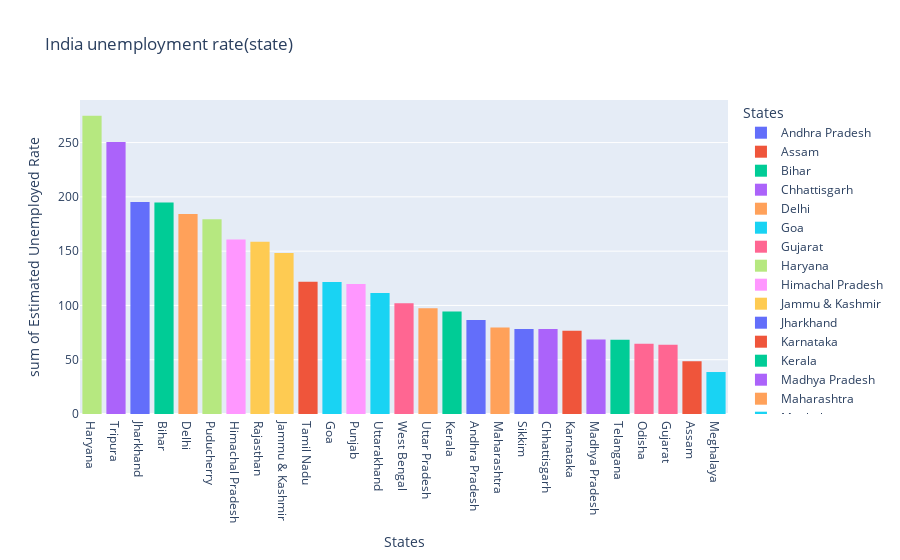

The notebook cell saved with this chart:
### Code cell
fg=px.histogram(data,x='States',y='Estimated Unemployed Rate',title='India unemployment rate(state)',template='plotly',color='States')
fg.update_layout(xaxis={'categoryorder':'total descending'})
fg.show()

### Figure 1 — Plotly figure (JSON) as saved in the notebook; plotly's stock layout.template omitted (floating-point values rounded to 4 significant figures)
{"data": [{"alignmentgroup": "True", "bingroup": "x", "histfunc": "sum", "hovertemplate": "States=%{x}<br>sum of Estimated Unemployed Rate=%{y}<extra></extra>", "legendgroup": "Andhra Pradesh", "marker": {"color": "#636efa", "pattern": {"shape": ""}}, "name": "Andhra Pradesh", "offsetgroup": "Andhra Pradesh", "orientation": "v", "showlegend": true, "type": "histogram", "x": ["Andhra Pradesh", "Andhra Pradesh", "Andhra Pradesh", "Andhra Pradesh", "Andhra Pradesh", "Andhra Pradesh", "Andhra Pradesh", "Andhra Pradesh", "Andhra Pradesh", "Andhra Pradesh"], "xaxis": "x", "y": [5.48, 5.83, 5.79, 20.51, 17.43, 3.31, 8.34, 6.96, 6.4, 6.59], "yaxis": "y"}, {"alignmentgroup": "True", "bingroup": "x", "histfunc": "sum", "hovertemplate": "States=%{x}<br>sum of Estimated Unemployed Rate=%{y}<extra></extra>", "legendgroup": "Assam", "marker": {"color": "#EF553B", "pattern": {"shape": ""}}, "name": "Assam", "offsetgroup": "Assam", "orientation": "v", "showlegend": true, "type": "histogram", "x": ["Assam", "Assam", "Assam", "Assam", "Assam", "Assam", "Assam", "Assam", "Assam", "Assam"], "xaxis": "x", "y": [4.66, 4.41, 4.77, 11.06, 9.55, 0.6, 3.77, 5.53, 1.19, 3.02], "yaxis": "y"}, {"alignmentgroup": "True", "bingroup": "x", "histfunc": "sum", "hovertemplate": "States=%{x}<br>sum of Estimated Unemployed Rate=%{y}<extra></extra>", "legendgroup": "Bihar", "marker": {"color": "#00cc96", "pattern": {"shape": ""}}, "name": "Bihar", "offsetgroup": "Bihar", "orientation": "v", "showlegend": true, "type": "histogram", "x": ["Bihar", "Bihar", "Bihar", "Bihar", "Bihar", "Bihar", "Bihar", "Bihar", "Bihar", "Bihar"], "xaxis": "x", "y": [10.61, 10.29, 15.43, 46.64, 45.96, 17.82, 12.79, 13.44, 11.91, 9.82], "yaxis": "y"}, {"alignmentgroup": "True", "bingroup": "x", "histfunc": "sum", "hovertemplate": "States=%{x}<br>sum of Estimated Unemployed Rate=%{y}<extra></extra>", "legendgroup": "Chhattisgarh", "marker": {"color": "#ab63fa", "pattern": {"shape": ""}}, "name": "Chhattisgarh", "offsetgroup": "Chhattisgarh", "orientation": "v", "showlegend": true, "type": "histogram", "x": ["Chhattisgarh", "Chhattisgarh", "Chhattisgarh", "Chhattisgarh", "Chhattisgarh", "Chhattisgarh", "Chhattisgarh", "Chhattisgarh", "Chhattisgarh", "Chhattisgarh"], "xaxis": "x", "y": [9.65, 8.38, 7.54, 3.41, 10.5, 14.23, 10.27, 5.63, 1.96, 6.62], "yaxis": "y"}, {"alignmentgroup": "True", "bingroup": "x", "histfunc": "sum", "hovertemplate": "States=%{x}<br>sum of Estimated Unemployed Rate=%{y}<extra></extra>", "legendgroup": "Delhi", "marker": {"color": "#FFA15A", "pattern": {"shape": ""}}, "name": "Delhi", "offsetgroup": "Delhi", "orientation": "v", "showlegend": true, "type": "histogram", "x": ["Delhi", "Delhi", "Delhi", "Delhi", "Delhi", "Delhi", "Delhi", "Delhi", "Delhi", "Delhi"], "xaxis": "x", "y": [22.23, 14.84, 17.04, 16.68, 42.27, 18.19, 20.3, 13.79, 12.53, 6.27], "yaxis": "y"}, {"alignmentgroup": "True", "bingroup": "x", "histfunc": "sum", "hovertemplate": "States=%{x}<br>sum of Estimated Unemployed Rate=%{y}<extra></extra>", "legendgroup": "Goa", "marker": {"color": "#19d3f3", "pattern": {"shape": ""}}, "name": "Goa", "offsetgroup": "Goa", "orientation": "v", "showlegend": true, "type": "histogram", "x": ["Goa", "Goa", "Goa", "Goa", "Goa", "Goa", "Goa", "Goa", "Goa", "Goa"], "xaxis": "x", "y": [8.89, 2.81, 5.25, 13.31, 21.25, 9.96, 17.07, 16.21, 15.38, 11.54], "yaxis": "y"}, {"alignmentgroup": "True", "bingroup": "x", "histfunc": "sum", "hovertemplate": "States=%{x}<br>sum of Estimated Unemployed Rate=%{y}<extra></extra>", "legendgroup": "Gujarat", "marker": {"color": "#FF6692", "pattern": {"shape": ""}}, "name": "Gujarat", "offsetgroup": "Gujarat", "orientation": "v", "showlegend": true, "type": "histogram", "x": ["Gujarat", "Gujarat", "Gujarat", "Gujarat", "Gujarat", "Gujarat", "Gujarat", "Gujarat", "Gujarat", "Gujarat"], "xaxis": "x", "y": [5.54, 6.38, 6.66, 18.71, 12.11, 3.2, 1.84, 1.87, 3.42, 4.03], "yaxis": "y"}, {"alignmentgroup": "True", "bingroup": "x", "histfunc": "sum", "hovertemplate": "States=%{x}<br>sum of Estimated Unemployed Rate=%{y}<extra></extra>", "legendgroup": "Haryana", "marker": {"color": "#B6E880", "pattern": {"shape": ""}}, "name": "Haryana", "offsetgroup": "Haryana", "orientation": "v", "showlegend": true, "type": "histogram", "x": ["Haryana", "Haryana", "Haryana", "Haryana", "Haryana", "Haryana", "Haryana", "Haryana", "Haryana", "Haryana"], "xaxis": "x", "y": [20.34, 25.77, 25.05, 43.22, 29.02, 26.7, 24.18, 33.5, 19.68, 27.31], "yaxis": "y"}, {"alignmentgroup": "True", "bingroup": "x", "histfunc": "sum", "hovertemplate": "States=%{x}<br>sum of Estimated Unemployed Rate=%{y}<extra></extra>", "legendgroup": "Himachal Pradesh", "marker": {"color": "#FF97FF", "pattern": {"shape": ""}}, "name": "Himachal Pradesh", "offsetgroup": "Himachal Pradesh", "orientation": "v", "showlegend": true, "type": "histogram", "x": ["Himachal Pradesh", "Himachal Pradesh", "Himachal Pradesh", "Himachal Pradesh", "Himachal Pradesh", "Himachal Pradesh", "Himachal Pradesh", "Himachal Pradesh", "Himachal Pradesh", "Himachal Pradesh"], "xaxis": "x", "y": [16.83, 16.84, 18.76, 2.2, 26.95, 13.47, 24.31, 15.79, 12.04, 13.46], "yaxis": "y"}, {"alignmentgroup": "True", "bingroup": "x", "histfunc": "sum", "hovertemplate": "States=%{x}<br>sum of Estimated Unemployed Rate=%{y}<extra></extra>", "legendgroup": "Jammu & Kashmir", "marker": {"color": "#FECB52", "pattern": {"shape": ""}}, "name": "Jammu & Kashmir", "offsetgroup": "Jammu & Kashmir", "orientation": "v", "showlegend": true, "type": "histogram", "x": ["Jammu & Kashmir", "Jammu & Kashmir", "Jammu & Kashmir", "Jammu & Kashmir", "Jammu & Kashmir", "Jammu & Kashmir", "Jammu & Kashmir", "Jammu & Kashmir", "Jammu & Kashmir"], "xaxis": "x", "y": [21.08, 20.78, 15.5, 18.74, 17.92, 10.88, 11.09, 16.17, 16.14], "yaxis": "y"}, {"alignmentgroup": "True", "bingroup": "x", "histfunc": "sum", "hovertemplate": "States=%{x}<br>sum of Estimated Unemployed Rate=%{y}<extra></extra>", "legendgroup": "Jharkhand", "marker": {"color": "#636efa", "pattern": {"shape": ""}}, "name": "Jharkhand", "offsetgroup": "Jharkhand", "orientation": "v", "showlegend": true, "type": "histogram", "x": ["Jharkhand", "Jharkhand", "Jharkhand", "Jharkhand", "Jharkhand", "Jharkhand", "Jharkhand", "Jharkhand", "Jharkhand", "Jharkhand"], "xaxis": "x", "y": [10.61, 11.85, 8.23, 47.09, 59.23, 20.95, 7.63, 9.76, 8.24, 11.8], "yaxis": "y"}, {"alignmentgroup": "True", "bingroup": "x", "histfunc": "sum", "hovertemplate": "States=%{x}<br>sum of Estimated Unemployed Rate=%{y}<extra></extra>", "legendgroup": "Karnataka", "marker": {"color": "#EF553B", "pattern": {"shape": ""}}, "name": "Karnataka", "offsetgroup": "Karnataka", "orientation": "v", "showlegend": true, "type": "histogram", "x": ["Karnataka", "Karnataka", "Karnataka", "Karnataka", "Karnataka", "Karnataka", "Karnataka", "Karnataka", "Karnataka", "Karnataka"], "xaxis": "x", "y": [2.86, 3.61, 3.46, 29.84, 19.97, 8.44, 4.01, 0.5, 2.41, 1.58], "yaxis": "y"}, {"alignmentgroup": "True", "bingroup": "x", "histfunc": "sum", "hovertemplate": "States=%{x}<br>sum of Estimated Unemployed Rate=%{y}<extra></extra>", "legendgroup": "Kerala", "marker": {"color": "#00cc96", "pattern": {"shape": ""}}, "name": "Kerala", "offsetgroup": "Kerala", "orientation": "v", "showlegend": true, "type": "histogram", "x": ["Kerala", "Kerala", "Kerala", "Kerala", "Kerala", "Kerala", "Kerala", "Kerala", "Kerala", "Kerala"], "xaxis": "x", "y": [5.31, 7.6, 8.99, 16.99, 17.88, 9.71, 7.09, 10.98, 5.91, 3.88], "yaxis": "y"}, {"alignmentgroup": "True", "bingroup": "x", "histfunc": "sum", "hovertemplate": "States=%{x}<br>sum of Estimated Unemployed Rate=%{y}<extra></extra>", "legendgroup": "Madhya Pradesh", "marker": {"color": "#ab63fa", "pattern": {"shape": ""}}, "name": "Madhya Pradesh", "offsetgroup": "Madhya Pradesh", "orientation": "v", "showlegend": true, "type": "histogram", "x": ["Madhya Pradesh", "Madhya Pradesh", "Madhya Pradesh", "Madhya Pradesh", "Madhya Pradesh", "Madhya Pradesh", "Madhya Pradesh", "Madhya Pradesh", "Madhya Pradesh", "Madhya Pradesh"], "xaxis": "x", "y": [4.11, 4.57, 2.22, 12.36, 21.98, 6.48, 5.08, 4.7, 3.91, 3.13], "yaxis": "y"}, {"alignmentgroup": "True", "bingroup": "x", "histfunc": "sum", "hovertemplate": "States=%{x}<br>sum of Estimated Unemployed Rate=%{y}<extra></extra>", "legendgroup": "Maharashtra", "marker": {"color": "#FFA15A", "pattern": {"shape": ""}}, "name": "Maharashtra", "offsetgroup": "Maharashtra", "orientation": "v", "showlegend": true, "type": "histogram", "x": ["Maharashtra", "Maharashtra", "Maharashtra", "Maharashtra", "Maharashtra", "Maharashtra", "Maharashtra", "Maharashtra", "Maharashtra", "Maharashtra"], "xaxis": "x", "y": [4.95, 4.69, 5.79, 20.9, 15.46, 9.23, 3.89, 6.23, 4.55, 4.1], "yaxis": "y"}, {"alignmentgroup": "True", "bingroup": "x", "histfunc": "sum", "hovertemplate": "States=%{x}<br>sum of Estimated Unemployed Rate=%{y}<extra></extra>", "legendgroup": "Meghalaya", "marker": {"color": "#19d3f3", "pattern": {"shape": ""}}, "name": "Meghalaya", "offsetgroup": "Meghalaya", "orientation": "v", "showlegend": true, "type": "histogram", "x": ["Meghalaya", "Meghalaya", "Meghalaya", "Meghalaya", "Meghalaya", "Meghalaya", "Meghalaya", "Meghalaya", "Meghalaya", "Meghalaya"], "xaxis": "x", "y": [1.66, 3.59, 1.58, 10.03, 5.92, 1.15, 2.1, 3.74, 4.29, 4.6], "yaxis": "y"}, {"alignmentgroup": "True", "bingroup": "x", "histfunc": "sum", "hovertemplate": "States=%{x}<br>sum of Estimated Unemployed Rate=%{y}<extra></extra>", "legendgroup": "Odisha", "marker": {"color": "#FF6692", "pattern": {"shape": ""}}, "name": "Odisha", "offsetgroup": "Odisha", "orientation": "v", "showlegend": true, "type": "histogram", "x": ["Odisha", "Odisha", "Odisha", "Odisha", "Odisha", "Odisha", "Odisha", "Odisha", "Odisha", "Odisha"], "xaxis": "x", "y": [1.9, 3.12, 13.08, 23.76, 11.41, 3.77, 1.88, 1.42, 2.1, 2.18], "yaxis": "y"}, {"alignmentgroup": "True", "bingroup": "x", "histfunc": "sum", "hovertemplate": "States=%{x}<br>sum of Estimated Unemployed Rate=%{y}<extra></extra>", "legendgroup": "Puducherry", "marker": {"color": "#B6E880", "pattern": {"shape": ""}}, "name": "Puducherry", "offsetgroup": "Puducherry", "orientation": "v", "showlegend": true, "type": "histogram", "x": ["Puducherry", "Puducherry", "Puducherry", "Puducherry", "Puducherry", "Puducherry", "Puducherry", "Puducherry", "Puducherry", "Puducherry"], "xaxis": "x", "y": [0.58, 1.76, 1.2, 75.85, 58.19, 4.24, 15.47, 5.05, 10.9, 6.18], "yaxis": "y"}, {"alignmentgroup": "True", "bingroup": "x", "histfunc": "sum", "hovertemplate": "States=%{x}<br>sum of Estimated Unemployed Rate=%{y}<extra></extra>", "legendgroup": "Punjab", "marker": {"color": "#FF97FF", "pattern": {"shape": ""}}, "name": "Punjab", "offsetgroup": "Punjab", "orientation": "v", "showlegend": true, "type": "histogram", "x": ["Punjab", "Punjab", "Punjab", "Punjab", "Punjab", "Punjab", "Punjab", "Punjab", "Punjab", "Punjab"], "xaxis": "x", "y": [11.11, 10.97, 10.32, 2.86, 28.33, 16.55, 9.19, 10.99, 9.61, 9.88], "yaxis": "y"}, {"alignmentgroup": "True", "bingroup": "x", "histfunc": "sum", "hovertemplate": "States=%{x}<br>sum of Estimated Unemployed Rate=%{y}<extra></extra>", "legendgroup": "Rajasthan", "marker": {"color": "#FECB52", "pattern": {"shape": ""}}, "name": "Rajasthan", "offsetgroup": "Rajasthan", "orientation": "v", "showlegend": true, "type": "histogram", "x": ["Rajasthan", "Rajasthan", "Rajasthan", "Rajasthan", "Rajasthan", "Rajasthan", "Rajasthan", "Rajasthan", "Rajasthan", "Rajasthan"], "xaxis": "x", "y": [10.97, 15.16, 11.9, 17.7, 15.74, 14.39, 15.81, 17.51, 15.35, 24.15], "yaxis": "y"}, {"alignmentgroup": "True", "bingroup": "x", "histfunc": "sum", "hovertemplate": "States=%{x}<br>sum of Estimated Unemployed Rate=%{y}<extra></extra>", "legendgroup": "Sikkim", "marker": {"color": "#636efa", "pattern": {"shape": ""}}, "name": "Sikkim", "offsetgroup": "Sikkim", "orientation": "v", "showlegend": true, "type": "histogram", "x": ["Sikkim", "Sikkim", "Sikkim", "Sikkim", "Sikkim", "Sikkim", "Sikkim", "Sikkim"], "xaxis": "x", "y": [23.57, 2.28, 24.51, 4.46, 4.45, 12.49, 5.7, 0.88], "yaxis": "y"}, {"alignmentgroup": "True", "bingroup": "x", "histfunc": "sum", "hovertemplate": "States=%{x}<br>sum of Estimated Unemployed Rate=%{y}<extra></extra>", "legendgroup": "Tamil Nadu", "marker": {"color": "#EF553B", "pattern": {"shape": ""}}, "name": "Tamil Nadu", "offsetgroup": "Tamil Nadu", "orientation": "v", "showlegend": true, "type": "histogram", "x": ["Tamil Nadu", "Tamil Nadu", "Tamil Nadu", "Tamil Nadu", "Tamil Nadu", "Tamil Nadu", "Tamil Nadu", "Tamil Nadu", "Tamil Nadu", "Tamil Nadu"], "xaxis": "x", "y": [1.57, 2.09, 6.4, 49.83, 33.16, 12.2, 6.81, 2.65, 5, 2.16], "yaxis": "y"}, {"alignmentgroup": "True", "bingroup": "x", "histfunc": "sum", "hovertemplate": "States=%{x}<br>sum of Estimated Unemployed Rate=%{y}<extra></extra>", "legendgroup": "Telangana", "marker": {"color": "#00cc96", "pattern": {"shape": ""}}, "name": "Telangana", "offsetgroup": "Telangana", "orientation": "v", "showlegend": true, "type": "histogram", "x": ["Telangana", "Telangana", "Telangana", "Telangana", "Telangana", "Telangana", "Telangana", "Telangana", "Telangana", "Telangana"], "xaxis": "x", "y": [5.49, 8.29, 5.77, 6.25, 14.7, 10.55, 5.36, 5.79, 3.27, 2.86], "yaxis": "y"}, {"alignmentgroup": "True", "bingroup": "x", "histfunc": "sum", "hovertemplate": "States=%{x}<br>sum of Estimated Unemployed Rate=%{y}<extra></extra>", "legendgroup": "Tripura", "marker": {"color": "#ab63fa", "pattern": {"shape": ""}}, "name": "Tripura", "offsetgroup": "Tripura", "orientation": "v", "showlegend": true, "type": "histogram", "x": ["Tripura", "Tripura", "Tripura", "Tripura", "Tripura", "Tripura", "Tripura", "Tripura", "Tripura", "Tripura"], "xaxis": "x", "y": [32.67, 28.4, 29.95, 41.23, 21.51, 21.71, 18.24, 27.92, 17.35, 11.57], "yaxis": "y"}, {"alignmentgroup": "True", "bingroup": "x", "histfunc": "sum", "hovertemplate": "States=%{x}<br>sum of Estimated Unemployed Rate=%{y}<extra></extra>", "legendgroup": "Uttar Pradesh", "marker": {"color": "#FFA15A", "pattern": {"shape": ""}}, "name": "Uttar Pradesh", "offsetgroup": "Uttar Pradesh", "orientation": "v", "showlegend": true, "type": "histogram", "x": ["Uttar Pradesh", "Uttar Pradesh", "Uttar Pradesh", "Uttar Pradesh", "Uttar Pradesh", "Uttar Pradesh", "Uttar Pradesh", "Uttar Pradesh", "Uttar Pradesh", "Uttar Pradesh"], "xaxis": "x", "y": [7.58, 8.98, 10.11, 21.54, 20.41, 9.47, 5.56, 5.79, 4.18, 3.75], "yaxis": "y"}, {"alignmentgroup": "True", "bingroup": "x", "histfunc": "sum", "hovertemplate": "States=%{x}<br>sum of Estimated Unemployed Rate=%{y}<extra></extra>", "legendgroup": "Uttarakhand", "marker": {"color": "#19d3f3", "pattern": {"shape": ""}}, "name": "Uttarakhand", "offsetgroup": "Uttarakhand", "orientation": "v", "showlegend": true, "type": "histogram", "x": ["Uttarakhand", "Uttarakhand", "Uttarakhand", "Uttarakhand", "Uttarakhand", "Uttarakhand", "Uttarakhand", "Uttarakhand", "Uttarakhand", "Uttarakhand"], "xaxis": "x", "y": [5.49, 4.99, 19.85, 6.48, 8.01, 8.61, 12.38, 14.26, 22.26, 9.23], "yaxis": "y"}, {"alignmentgroup": "True", "bingroup": "x", "histfunc": "sum", "hovertemplate": "States=%{x}<br>sum of Estimated Unemployed Rate=%{y}<extra></extra>", "legendgroup": "West Bengal", "marker": {"color": "#FF6692", "pattern": {"shape": ""}}, "name": "West Bengal", "offsetgroup": "West Bengal", "orientation": "v", "showlegend": true, "type": "histogram", "x": ["West Bengal", "West Bengal", "West Bengal", "West Bengal", "West Bengal", "West Bengal", "West Bengal", "West Bengal", "West Bengal", "West Bengal"], "xaxis": "x", "y": [6.94, 4.92, 6.92, 17.41, 17.41, 7.29, 6.83, 14.87, 9.35, 9.98], "yaxis": "y"}], "layout": {"barmode": "relative", "legend": {"title": {"text": "States"}, "tracegroupgap": 0}, "title": {"text": "India unemployment rate(state)"}, "xaxis": {"anchor": "y", "categoryarray": ["Andhra Pradesh", "Assam", "Bihar", "Chhattisgarh", "Delhi", "Goa", "Gujarat", "Haryana", "Himachal Pradesh", "Jammu & Kashmir", "Jharkhand", "Karnataka", "Kerala", "Madhya Pradesh", "Maharashtra", "Meghalaya", "Odisha", "Puducherry", "Punjab", "Rajasthan", "Sikkim", "Tamil Nadu", "Telangana", "Tripura", "Uttar Pradesh", "Uttarakhand", "West Bengal"], "categoryorder": "total descending", "domain": [0, 1], "title": {"text": "States"}}, "yaxis": {"anchor": "x", "domain": [0, 1], "title": {"text": "sum of Estimated Unemployed Rate"}}}}
